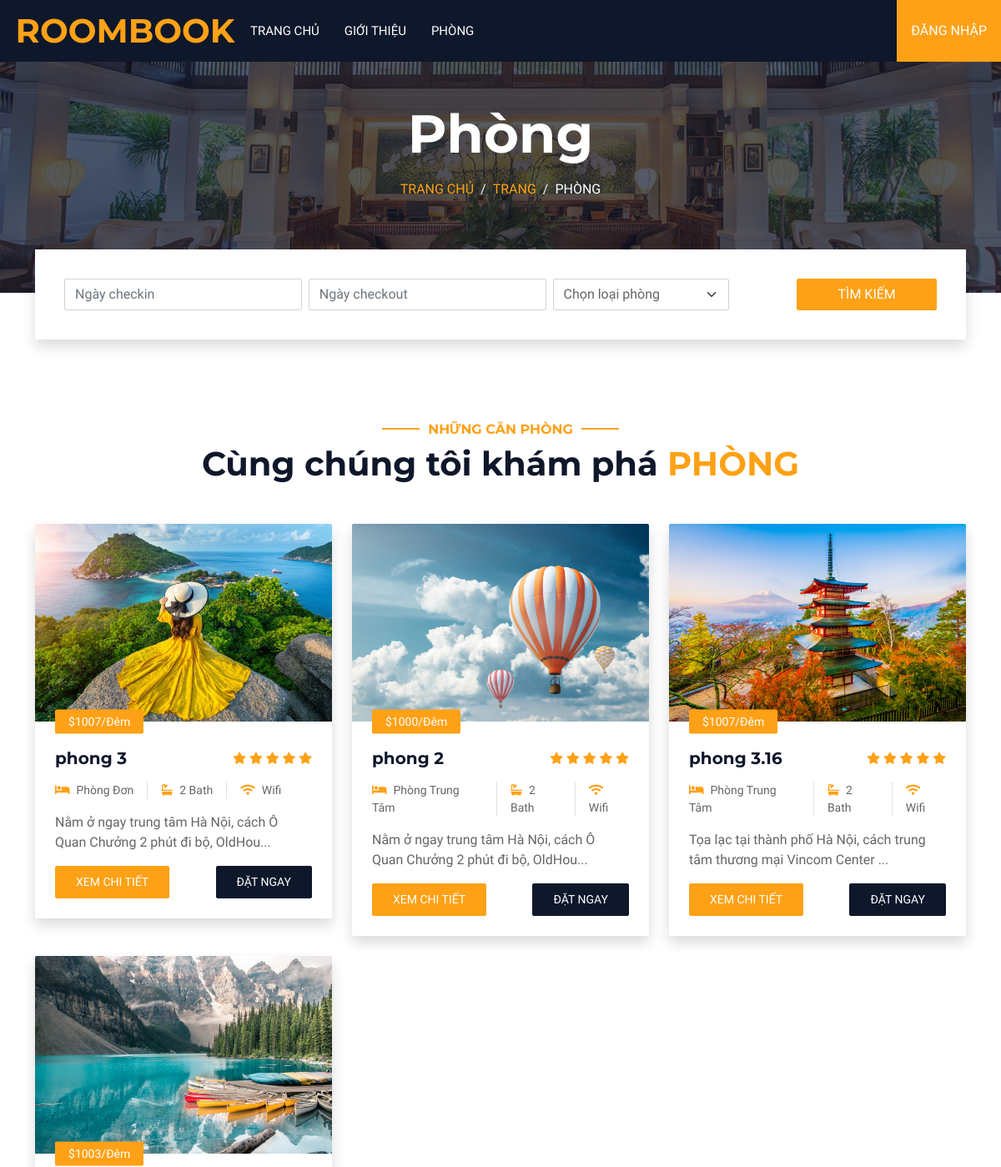
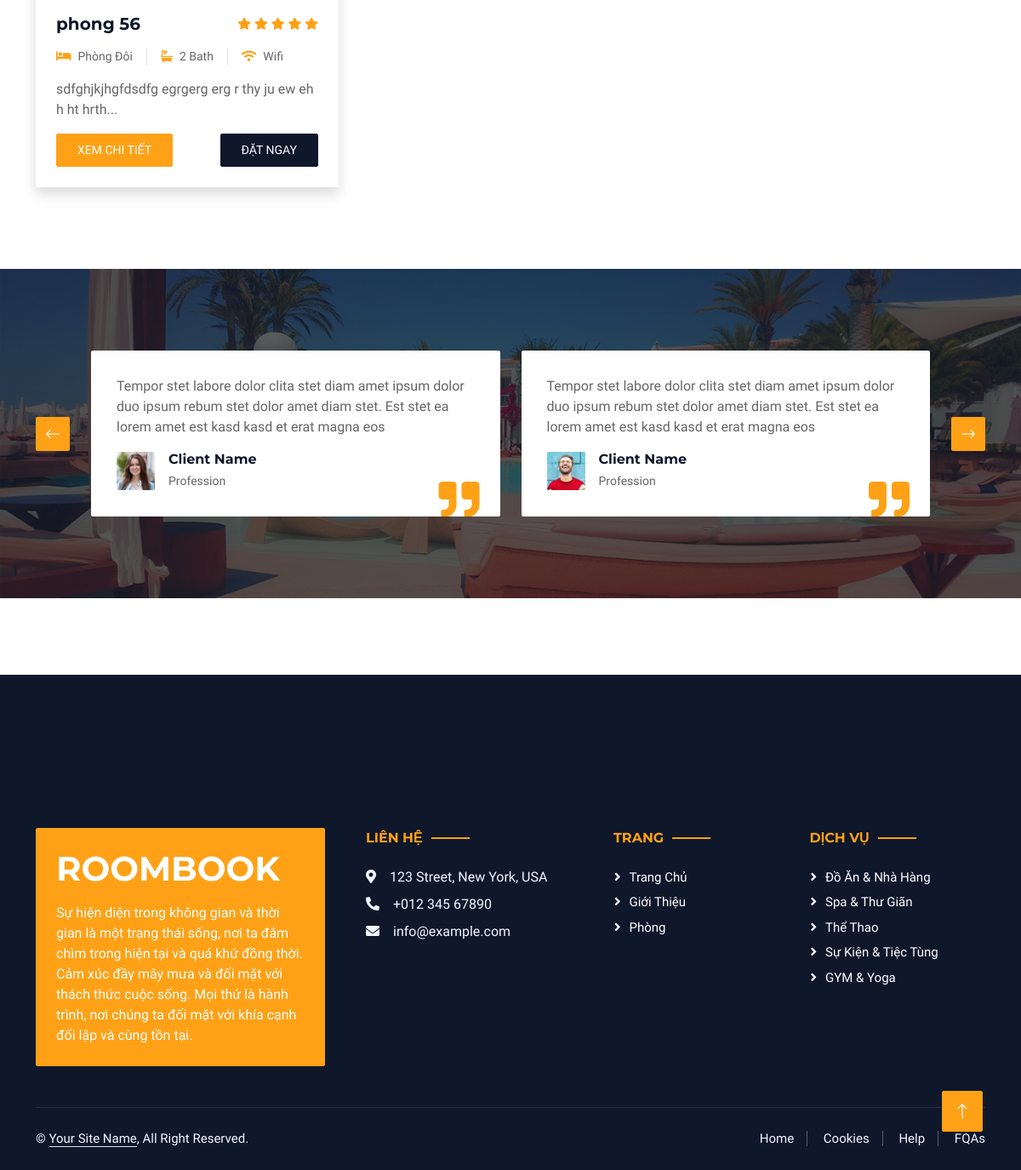
Page /index.php?act=tksp on the committed database (2 pictures, top to bottom).
### tables this page shows
CREATE TABLE `phong` (
  `id_phong` int(11) NOT NULL,
  `ten_phong` varchar(299) NOT NULL,
  `gia` int(11) NOT NULL,
  `mota` text NOT NULL,
  `id_loaiphong` int(11) NOT NULL,
  `img` varchar(255) NOT NULL,
  `active` int(11) NOT NULL DEFAULT 1
);

CREATE TABLE `loai_phong` (
  `id_loaiphong` int(11) NOT NULL,
  `ten_LP` varchar(299) NOT NULL,
  `active` int(11) NOT NULL DEFAULT 1
);

### model/pdo.php (called while the page is built, shortened)
<?php
function pdo_get_connection(){
    $dburl = "mysql:host=localhost;dbname=duan1;charset=utf8";
    $username = 'root';
    $password = '';
    $conn = new PDO($dburl, $username, $password);
    $conn->setAttribute(PDO::ATTR_ERRMODE, PDO::ERRMODE_EXCEPTION);
    return $conn;
}
function pdo_query($sql){
    $sql_args = array_slice(func_get_args(), 1);
    try{
        $conn = pdo_get_connection();
        $stmt = $conn->prepare($sql);
        $stmt->execute($sql_args);
        $rows = $stmt->fetchAll();
        return $rows;
    }
    catch(PDOException $e){
        throw $e;
    }
    finally{
        unset($conn);
    }
}
function pdo_query_one($sql){
    $sql_args = array_slice(func_get_args(), 1);
    try{
        $conn = pdo_get_connection();
        $stmt = $conn->prepare($sql);
        $stmt->execute($sql_args);
        $row = $stmt->fetch(PDO::FETCH_ASSOC);
        return $row;
    }
    catch(PDOException $e){
        throw $e;
    }
    finally{
        unset($conn);
    }
}

### model/room.php (called while the page is built, shortened)
<?php
    function load6_roomtk($id_loaiphong, $checkin, $checkout){
        $sql ="SELECT phong.*, SUBSTRING(mota, 1, 70) AS mota_ngan, COUNT(dat_phong.id_phong) AS so_lan_dat
        FROM phong
        LEFT JOIN dat_phong ON phong.id_phong = dat_phong.id_phong where phong.active = '1'";
        $sql .= " GROUP BY phong.id_phong
        ORDER BY COUNT(dat_phong.id_phong) DESC
        LIMIT 6";
        $list = pdo_query($sql);
        return $list;
    }
    function loadten_loai($id_loaiphong){
        if ($id_loaiphong>0) {
            $sql = "select * from loai_phong where id_loaiphong='$id_loaiphong'";
            $dm = pdo_query_one($sql);
            extract($dm);
            return $ten_LP;
        } else return "";
    }
?>

### view/room.php (the view, shortened to what this page needs)
<div class="container-xxl py-5">
            <div class="container">
                <div class="text-center wow fadeInUp" data-wow-delay="0.1s">
                    <h6 class="section-title text-center text-primary text-uppercase">NHỮNG CĂN PHÒNG</h6>
                    <h1 class="mb-5">Cùng chúng tôi khám phá <span class="text-primary text-uppercase">Phòng</span></h1>
                </div>
                <div class="row g-4">
                <?php
                        foreach ($listsp as $key) {
                            extract($key);
                            $tenloai = loadten_loai($id_loaiphong);
                            $url = "upload/".$img;
                            echo '<div class="col-lg-4 col-md-6 wow fadeInUp" data-wow-delay="0.1s">
                                <div class="room-item shadow rounded overflow-hidden">
                                    <div class="position-relative">
                                        <img class="img-fluid" src="'.$url.'" alt="">
                                        <small class="position-absolute start-0 top-100 translate-middle-y bg-primary text-white rounded py-1 px-3 ms-4">$'.$gia.'/Đêm</small>
                                    </div>
                                    <div class="p-4 mt-2">
                                        <div class="d-flex justify-content-between mb-3">
                                            <h5 class="mb-0">'.$ten_phong.'</h5>
                                            <div class="ps-2">
                                                <small class="fa fa-star text-primary"></small>
                                                <small class="fa fa-star text-primary"></small>
                                                <small class="fa fa-star text-primary"></small>
                                                <small class="fa fa-star text-primary"></small>
                                                <small class="fa fa-star text-primary"></small>
                                            </div>
                                        </div>
                                        <div class="d-flex mb-3">
                                            <small class="border-end me-3 pe-3"><i class="fa fa-bed text-primary me-2"></i>'.$tenloai.'</small>
                                            <small class="border-end me-3 pe-3"><i class="fa fa-bath text-primary me-2"></i>2 Bath</small>
                                            <small><i class="fa fa-wifi text-primary me-2"></i>Wifi</small>
                                        </div>
                                        <p class="text-body mb-3">'.$mota_ngan.'...</p>
                                        <div class="d-flex justify-content-between">
                                        <a class="btn btn-sm btn-primary rounded py-2 px-4" href="index.php?act=chitiet&id='.$id_phong.'">Xem Chi Tiết</a>';
                                        if (isset($_SESSION['user'])) {
                                            echo '<a class="btn btn-sm btn-dark rounded py-2 px-4" href="index.php?act=booking&id='.$id_phong.'">Đặt Ngay</a>';
                                        } else echo '<a class="btn btn-sm btn-dark rounded py-2 px-4" href="index.php?act=dangnhap">Đặt Ngay</a>';
                                        echo '</div>
                                    </div>
                                </div>
                            </div>';
                        }
                    ?>
                </div>
            </div>
        </div>
        <div class="container-xxl testimonial mt-5 py-5 bg-dark wow zoomIn" data-wow-delay="0.1s" style="margin-bottom: 90px;">
            <div class="container">
                <div class="owl-carousel testimonial-carousel py-5">
                    <div class="testimonial-item position-relative bg-white rounded overflow-hidden">
                        <p>Tempor stet labore dolor clita stet diam amet ipsum dolor duo ipsum rebum stet dolor amet diam stet. Est stet ea lorem amet est kasd kasd et erat magna eos</p>
                        <div class="d-flex align-items-center">
                            <img class="img-fluid flex-shrink-0 rounded" src="img/testimonial-1.jpg" style="width: 45px; height: 45px;">
                            <div class="ps-3">
                                <h6 class="fw-bold mb-1">Client Name</h6>
                                <small>Profession</small>
                            </div>
                        </div>
                        <i class="fa fa-quote-right fa-3x text-primary position-absolute end-0 bottom-0 me-4 mb-n1"></i>
                    </div>
                    <div class="testimonial-item position-relative bg-white rounded overflow-hidden">
                        <p>Tempor stet labore dolor clita stet diam amet ipsum dolor duo ipsum rebum stet dolor amet diam stet. Est stet ea lorem amet est kasd kasd et erat magna eos</p>
                        <div class="d-flex align-items-center">
                            <img class="img-fluid flex-shrink-0 rounded" src="img/testimonial-2.jpg" style="width: 45px; height: 45px;">
                            <div class="ps-3">
                                <h6 class="fw-bold mb-1">Client Name</h6>
                                <small>Profession</small>
                            </div>
                        </div>
                        <i class="fa fa-quote-right fa-3x text-primary position-absolute end-0 bottom-0 me-4 mb-n1"></i>
                    </div>
                </div>
            </div>
        </div>

### rows in the picture
phong: img (picture), gia "1007", ten_phong "phong 3", id_loaiphong.ten_LP "Phòng Đơn", mota_ngan "Nằm ở ngay trung tâm Hà Nội, cách Ô Quan Chưởng 2 phút đi bộ, OldHou"
phong: img (picture), gia "1000", ten_phong "phong 2", id_loaiphong.ten_LP "Phòng Trung Tâm", mota_ngan "Nằm ở ngay trung tâm Hà Nội, cách Ô Quan Chưởng 2 phút đi bộ, OldHou"
phong: img (picture), gia "1007", ten_phong "phong 3.16", id_loaiphong.ten_LP "Phòng Trung Tâm", mota_ngan "Tọa lạc tại thành phố Hà Nội, cách trung tâm thương mại Vincom Center"
phong: img (picture), gia "1003", ten_phong "phong 56", id_loaiphong.ten_LP "Phòng Đôi", mota_ngan "sdfghjkjhgfdsdfg egrgerg erg r thy ju ew eh h ht hrth"
